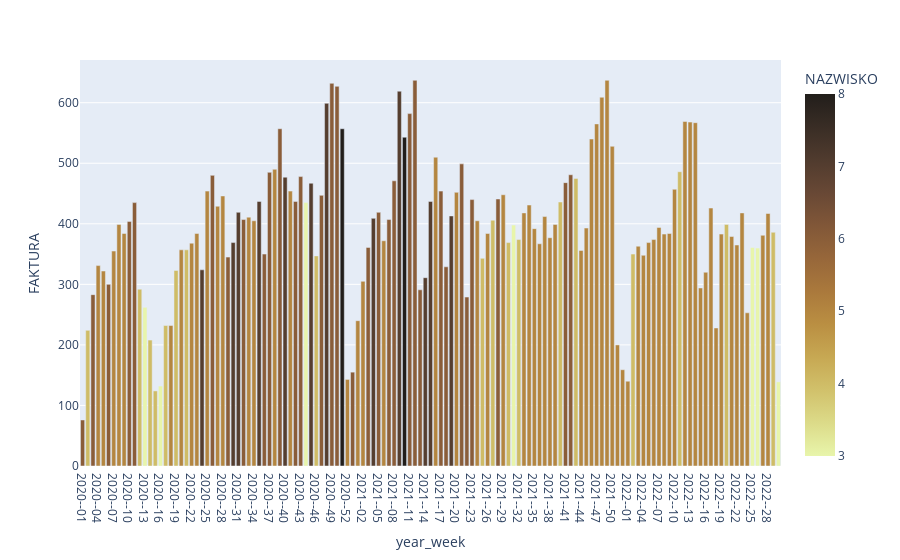

Here is the notebook cell this chart was saved with:
### Code cell
tmp=df_zamowienia.groupby(['czy_z_kuponow','year_week']).agg({'FAKTURA':'nunique',
                                                          'NAZWISKO':'nunique'}).reset_index()
px.bar(tmp.loc[tmp['czy_z_kuponow']=='tak'],
      x='year_week',
      y='FAKTURA',
      color='NAZWISKO',
      color_continuous_scale='turbid')

### Figure 1 — Plotly figure (JSON) as saved in the notebook; plotly's stock layout.template omitted (floating-point values rounded to 4 significant figures; data arrays with more than 128 entries replaced by an {"elided": "..."} marker saying what was removed)
{"data": [{"alignmentgroup": "True", "hovertemplate": "year_week=%{x}<br>FAKTURA=%{y}<br>NAZWISKO=%{marker.color}<extra></extra>", "legendgroup": "", "marker": {"color": {"elided": "135 int values"}, "coloraxis": "coloraxis", "pattern": {"shape": ""}}, "name": "", "offsetgroup": "", "orientation": "v", "showlegend": false, "textposition": "auto", "type": "bar", "x": {"elided": "135 str values"}, "xaxis": "x", "y": {"elided": "135 int values"}, "yaxis": "y"}], "layout": {"autosize": true, "barmode": "relative", "coloraxis": {"colorbar": {"title": {"text": "NAZWISKO"}}, "colorscale": [[0, "rgb(232, 245, 171)"], [0.09091, "rgb(220, 219, 137)"], [0.1818, "rgb(209, 193, 107)"], [0.2727, "rgb(199, 168, 83)"], [0.3636, "rgb(186, 143, 66)"], [0.4545, "rgb(170, 121, 60)"], [0.5455, "rgb(151, 103, 58)"], [0.6364, "rgb(129, 87, 56)"], [0.7273, "rgb(104, 72, 53)"], [0.8182, "rgb(80, 59, 46)"], [0.9091, "rgb(57, 45, 37)"], [1, "rgb(34, 30, 27)"]]}, "legend": {"tracegroupgap": 0}, "margin": {"t": 60}, "xaxis": {"anchor": "y", "autorange": true, "domain": [0, 1], "range": [-0.5, 134.5], "title": {"text": "year_week"}, "type": "category"}, "yaxis": {"anchor": "x", "autorange": true, "domain": [0, 1], "range": [0, 670.5], "title": {"text": "FAKTURA"}, "type": "linear"}}}
